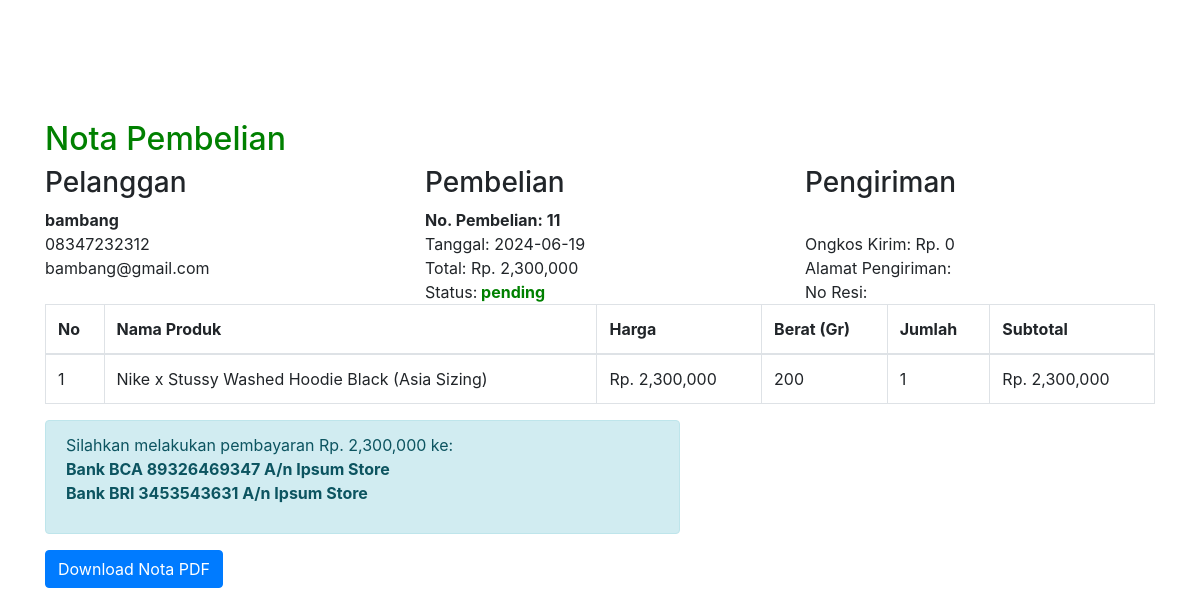
The app's page /nota.php?id=11 (signed in) with its own data.
### tables this page shows
CREATE TABLE `pembelian` (
  `id_pembelian` int(11) NOT NULL,
  `id_pelanggan` int(11) NOT NULL,
  `id_ongkir` int(6) NOT NULL,
  `tgl_pembelian` date NOT NULL,
  `total_pembelian` int(11) NOT NULL,
  `nama_kota` varchar(100) NOT NULL,
  `tarif` int(11) NOT NULL,
  `alamat_pengiriman` text NOT NULL,
  `status_pembelian` varchar(100) NOT NULL DEFAULT 'pending',
  `resi_pengiriman` varchar(50) NOT NULL
);

CREATE TABLE `pelanggan` (
  `id_pelanggan` int(11) NOT NULL,
  `email` varchar(30) NOT NULL,
  `password` varchar(30) NOT NULL,
  `nama_pelanggan` varchar(30) NOT NULL,
  `telepon` varchar(25) NOT NULL,
  `alamat` text NOT NULL
);

CREATE TABLE `pembelian_produk` (
  `id_pembelian_produk` int(11) NOT NULL,
  `id_pembelian` int(11) NOT NULL,
  `id_produk` int(11) NOT NULL,
  `jumlah` int(11) NOT NULL,
  `nama` varchar(100) NOT NULL,
  `harga` int(11) NOT NULL,
  `berat` int(11) NOT NULL,
  `subberat` int(11) NOT NULL,
  `subharga` int(11) NOT NULL
);

### nota.php (the view, shortened to what this page needs)
<?php
include 'koneksi.php';
?>
<!DOCTYPE html>
<html>
<head>
  <link rel="stylesheet" href="https://stackpath.bootstrapcdn.com/bootstrap/4.3.1/css/bootstrap.min.css">
  <link rel="stylesheet" type="text/css" href="fontawesome/css/all.min.css">
  <link rel="stylesheet" type="text/css" href="style.css">
</head>
<body>
  <section class="konten" style="margin-top: 10%;">
    <div class="container">
      <h2 style="color: green">Nota Pembelian</h2>
      <?php
      $ambil = $koneksi->query("SELECT * FROM pembelian JOIN pelanggan ON pembelian.id_pelanggan=pelanggan.id_pelanggan WHERE pembelian.id_pembelian='$_GET[id]'");
      $detail = $ambil->fetch_assoc();
      ?>
      <div class="row">
        <div class="col-md-4">
          <h3>Pelanggan</h3>
          <strong><?php echo $detail['nama_pelanggan']; ?></strong> <br>
          <p>
            <?php echo $detail['telepon']; ?><br>
            <?php echo $detail['email']; ?>
          </p>
        </div>
        <div class="col-md-4">
          <h3>Pembelian</h3>
          <strong>No. Pembelian: <?php echo $detail['id_pembelian'] ?></strong><br>
          Tanggal: <?php echo $detail['tgl_pembelian']; ?><br>
          Total: Rp. <?php echo number_format($detail['total_pembelian']); ?><br>
          Status:<b style="color: green"> <?php echo $detail['status_pembelian']; ?> </b>
        </div>
        <div class="col-md-4">
          <h3>Pengiriman</h3>
          <strong><?php echo $detail['nama_kota']; ?></strong><br>
          Ongkos Kirim: Rp. <?php echo number_format($detail['tarif']); ?> <br>
          Alamat Pengiriman: <?php echo $detail['alamat_pengiriman']; ?> <br>
          No Resi: <?php echo $detail['resi_pengiriman']; ?>
        </div>
      </div>
      <table class="table table-bordered">
        <thead>
          <tr>
            <th>No</th>
            <th>Nama Produk</th>
            <th>Harga</th>
            <th>Berat (Gr)</th>
            <th>Jumlah</th>
            <th>Subtotal</th>
          </tr>
        </thead>
        <tbody>
          <?php
          $nomor = 1;
          $ambil = $koneksi->query("SELECT * FROM pembelian_produk WHERE id_pembelian='$_GET[id]'");
          while($pecah = $ambil->fetch_assoc()) { ?>
            <tr>
              <td><?php echo $nomor; ?></td>
              <td><?php echo $pecah['nama']; ?></td>
              <td>Rp. <?php echo number_format($pecah['harga']); ?></td>
              <td><?php echo $pecah['berat']; ?></td>
              <td><?php echo $pecah['jumlah']; ?></td>
              <td>Rp. <?php echo number_format($pecah['subharga']); ?></td>
            </tr>
            <?php
            $nomor++;
          } ?>
        </tbody>
      </table>
      <div class="row">
        <div class="col-md-7">
          <div class="alert alert-info">
            <p>
              Silahkan melakukan pembayaran Rp. <?php echo number_format($detail['total_pembelian']); ?> ke:
              <br>
              <strong>Bank BCA 89326469347 A/n Ipsum Store</strong>
              <br>
              <strong>Bank BRI 3453543631 A/n Ipsum Store</strong>
            </p>
          </div>
        </div>
      </div>
      <button id="downloadPdf" class="btn btn-primary">Download Nota PDF</button>
    </div>
  </section>
</body>
</html>

### records on screen
pembelian: id_pelanggan.nama_pelanggan "bambang", id_pelanggan.telepon "08347232312", id_pelanggan.email "bambang@gmail.com", id_pembelian "11", tgl_pembelian "2024-06-19", total_pembelian "2,300,000", status_pembelian "pending", tarif "0"
pembelian_produk: nama "Nike x Stussy Washed Hoodie Black (Asia Sizing)", harga "2,300,000", berat "200", jumlah "1", subharga "2,300,000"
